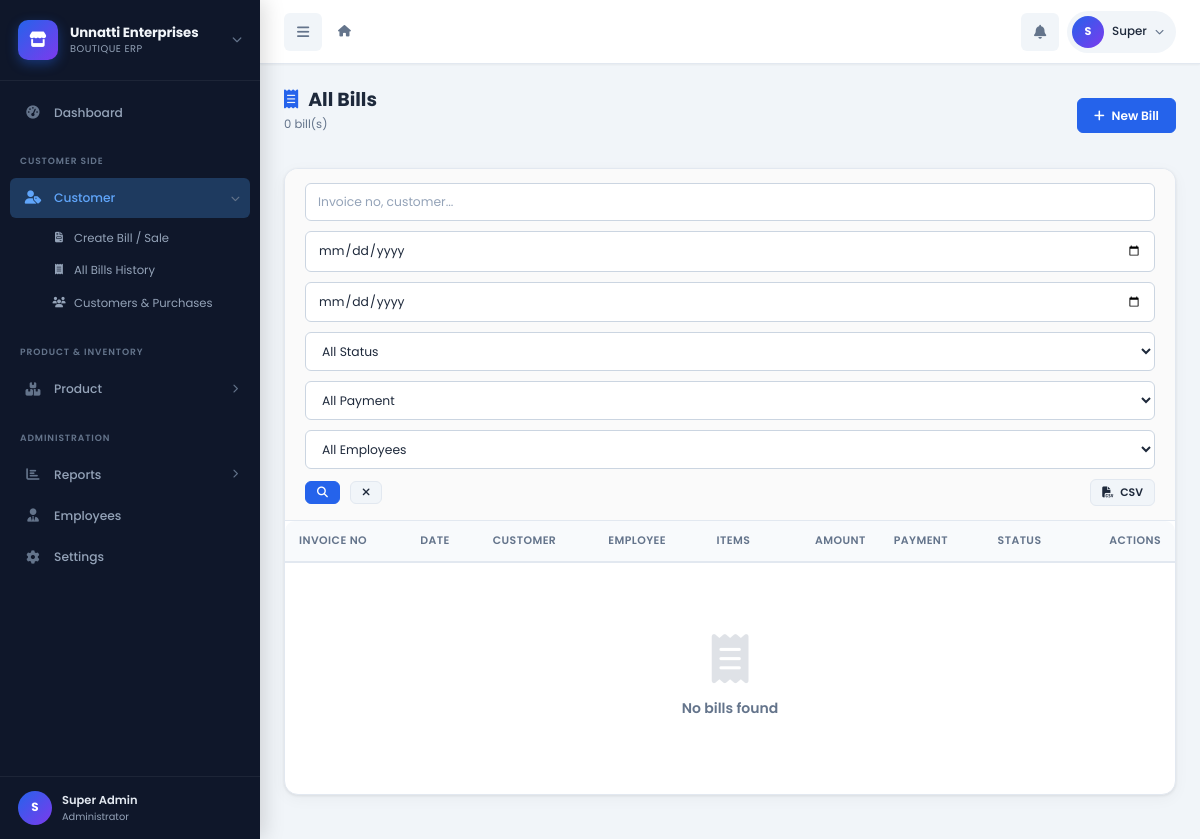
The page /admin/billing/index.php (signed in) on the database its author committed.
### tables this page shows
CREATE TABLE IF NOT EXISTS `users` (
  `id`                   INT AUTO_INCREMENT PRIMARY KEY,
  `employee_code`        VARCHAR(20)   UNIQUE,
  `full_name`            VARCHAR(100)  NOT NULL,
  `username`             VARCHAR(50)   UNIQUE NOT NULL,
  `password`             VARCHAR(255)  NOT NULL,
  `email`                VARCHAR(100)  DEFAULT NULL,
  `mobile`               VARCHAR(15)   DEFAULT NULL,
  `address`              TEXT,
  `role`                 ENUM('admin','employee') NOT NULL DEFAULT 'employee',
  `status`               ENUM('active','inactive') NOT NULL DEFAULT 'active',
  `joining_date`         DATE          DEFAULT NULL,
  `can_enter_stock`      TINYINT(1)    NOT NULL DEFAULT 1,
  `can_apply_discount`   TINYINT(1)    NOT NULL DEFAULT 0,
  `max_discount_pct`     DECIMAL(5,2)  NOT NULL DEFAULT 0.00,
  `last_login`           DATETIME      DEFAULT NULL,
  `created_by`           INT           DEFAULT NULL,
  `created_at`           TIMESTAMP     DEFAULT CURRENT_TIMESTAMP,
  `updated_at`           TIMESTAMP     DEFAULT CURRENT_TIMESTAMP ON UPDATE CURRENT_TIMESTAMP
);

### admin/billing/index.php (the view, shortened to what the rows shown need)
<?php
require_once dirname(dirname(__DIR__)) . '/config/config.php';
require_once dirname(dirname(__DIR__)) . '/includes/auth.php';
require_once dirname(dirname(__DIR__)) . '/includes/functions.php';
$employees = db()->fetchAll("SELECT id, full_name FROM users ORDER BY full_name");
include dirname(dirname(__DIR__)) . '/includes/header.php';
?>
<div class="page-header">
  <div class="page-header-left">
    <h1 class="page-title"><i class="fas fa-receipt text-primary" style="margin-right:10px"></i>All Bills</h1>
  </div>
</div>
<div class="card">
  <div class="table-wrapper">
    <table id="billsTable">
      <thead><tr><th>Invoice No</th><th>Date</th><th>Customer</th><th>Employee</th><th>Items</th><th class="text-right">Amount</th><th>Payment</th><th>Status</th><th class="text-right no-print">Actions</th></tr></thead>
    </table>
  </div>
</div>
<?php include dirname(dirname(__DIR__)) . '/includes/footer.php'; ?>

### includes/header.php (shortened to what the rows shown need)
<?php
require_once dirname(__DIR__) . '/config/config.php';
require_once dirname(__DIR__) . '/includes/auth.php';
require_once dirname(__DIR__) . '/includes/functions.php';
$user         = currentUser();
?>
<!DOCTYPE html>
<html lang="en">
<head>
    <link rel="stylesheet" href="https://cdnjs.cloudflare.com/ajax/libs/font-awesome/6.5.0/css/all.min.css">
    <link rel="stylesheet" href="<?= APP_URL ?>/assets/css/style.css">
</head>
<body>
<div class="wrapper" id="wrapper">
    <?php
    $role = $user['role'] ?? 'employee';
    if ($role === 'admin') {
        include dirname(__DIR__) . '/includes/sidebar.php';
    } else {
        include dirname(__DIR__) . '/includes/employee_sidebar.php';
    }
    ?>
    <div class="main-content" id="mainContent">
        <header class="topbar" id="topbar">
            <div class="topbar-right">
                <div class="topbar-item dropdown" id="userDropdown">
                    <button class="topbar-user-btn" onclick="toggleDropdown('userMenu')">
                        <div class="user-avatar"><?= strtoupper(substr($user['name'], 0, 1)) ?></div>
                        <span class="user-name"><?= e(explode(' ', $user['name'])[0]) ?></span>
                        <i class="fas fa-chevron-down"></i>
                    </button>
                </div>
            </div>
        </header>
        <div class="content-area" id="contentArea">

### includes/sidebar.php (shortened to what the rows shown need)
<?php
$currentPath = $_SERVER['PHP_SELF'] ?? '';
$appUrl = APP_URL;
$businessName = getSetting('business_name', 'Unnatti Enterprises');
$businessLogo = getSetting('business_logo', '');
$activeProfile = getActiveProfile();
function isNavActive(string $path, string $current): string {
    return (strpos($current, $path) !== false) ? ' active' : '';
}
?>
<nav class="sidebar" id="sidebar">
    <div class="sidebar-brand brand-clickable" id="brandDropdownTrigger" onclick="toggleBrandDropdown(event)" title="Click to switch profile">
        <div class="brand-logo">
            <?php if ($activeProfile === 'fashion_kingdom'): ?>
                <div class="brand-icon brand-icon-fk"><i class="fas fa-crown"></i></div>
            <?php else: ?>
                <?php if ($businessLogo && file_exists(UPLOAD_PATH . 'logos/' . $businessLogo)): ?>
                    <img src="<?= $appUrl ?>/uploads/logos/<?= e($businessLogo) ?>" alt="Logo">
                <?php else: ?>
                    <div class="brand-icon"><i class="fas fa-store"></i></div>
                <?php endif; ?>
            <?php endif; ?>
        </div>
        <div class="brand-info">
            <h4 class="brand-name"><?= $activeProfile === 'fashion_kingdom' ? 'Fashion Kingdom' : e($businessName) ?></h4>
            <span class="brand-tagline"><?= $activeProfile === 'fashion_kingdom' ? 'Supplier &amp; Mills' : 'Boutique ERP' ?></span>
        </div>
        <div class="brand-arrow">
            <i class="fas fa-chevron-down"></i>
        </div>
    </div>
    <div class="sidebar-nav">
        <ul class="sidebar-menu">
            <?php if ($activeProfile === 'fashion_kingdom'): ?>
                <li class="nav-section-label"><span>Supplier Operations</span></li>
                <li class="nav-item<?= isNavActive('/admin/purchases/add.php', $currentPath) ?>">
                    <a href="<?= $appUrl ?>/admin/purchases/add.php">
                        <span class="nav-icon"><i class="fas fa-plus-circle" style="color:#10b981"></i></span>
                        <span class="nav-text">Stock Inward Entry</span>
                    </a>
                </li>
                <li class="nav-item<?= isNavActive('/admin/purchases/materials.php', $currentPath) ?>">
                    <a href="<?= $appUrl ?>/admin/purchases/materials.php">
                        <span class="nav-icon"><i class="fas fa-scroll" style="color:#3b82f6"></i></span>
                        <span class="nav-text">Material Stock &amp; Inventory</span>
                    </a>
                </li>
                <li class="nav-item<?= isNavActive('/admin/purchases/material_movements.php', $currentPath) ?>">
                    <a href="<?= $appUrl ?>/admin/purchases/material_movements.php">
                        <span class="nav-icon"><i class="fas fa-exchange-alt" style="color:#f59e0b"></i></span>
                        <span class="nav-text">Material Stock Movements</span>
                    </a>
                </li>
                <li class="nav-item<?= (isNavActive('/admin/purchases/index.php', $currentPath) || isNavActive('/admin/purchases/view.php', $currentPath)) ?>">
                    <a href="<?= $appUrl ?>/admin/purchases/index.php">
                        <span class="nav-icon"><i class="fas fa-file-invoice" style="color:#06b6d4"></i></span>
                        <span class="nav-text">Supplier Bills History</span>
                    </a>
                </li>
                <li class="nav-item<?= isNavActive('/admin/suppliers', $currentPath) ?>">
                    <a href="<?= $appUrl ?>/admin/suppliers/index.php">
                        <span class="nav-icon"><i class="fas fa-truck" style="color:#a855f7"></i></span>
                        <span class="nav-text">Suppliers &amp; Mills Directory</span>
                    </a>
                </li>
            <?php else: ?>
                <li class="nav-item<?= isNavActive('/admin/dashboard', $currentPath) ?>">
                    <a href="<?= $appUrl ?>/admin/dashboard.php">
                        <span class="nav-icon"><i class="fas fa-tachometer-alt"></i></span>
                        <span class="nav-text">Dashboard</span>
                    </a>
                </li>
                <li class="nav-section-label"><span>Customer Side</span></li>
                <?php
                $isCustomerActive = (strpos($currentPath, '/admin/billing') !== false || strpos($currentPath, '/admin/customers') !== false);
                ?>
                <li class="nav-item<?= $isCustomerActive ? ' active' : '' ?> has-submenu">
                    <a href="#" class="submenu-toggle" onclick="toggleSubmenu(this)">
                        <span class="nav-icon"><i class="fas fa-user-tag"></i></span>
                        <span class="nav-text">Customer</span>
                        <span class="nav-arrow"><i class="fas fa-chevron-right"></i></span>
                    </a>
                    <ul class="submenu <?= $isCustomerActive ? 'open' : '' ?>">
                        <li><a href="<?= $appUrl ?>/admin/billing/create.php"><i class="fas fa-file-invoice"></i> Create Bill / Sale</a></li>
                        <li><a href="<?= $appUrl ?>/admin/billing/index.php"><i class="fas fa-receipt"></i> All Bills History</a></li>
                        <li><a href="<?= $appUrl ?>/admin/customers/index.php"><i class="fas fa-users"></i> Customers &amp; Purchases</a></li>
                    </ul>
                </li>
                <li class="nav-section-label"><span>Product &amp; Inventory</span></li>
                <?php
                $isProductActive = (strpos($currentPath, '/admin/products') !== false || strpos($currentPath, '/admin/stock') !== false || strpos($currentPath, '/admin/inventory') !== false);
                ?>
                <li class="nav-item<?= $isProductActive ? ' active' : '' ?> has-submenu">
                    <a href="#" class="submenu-toggle" onclick="toggleSubmenu(this)">
                        <span class="nav-icon"><i class="fas fa-boxes"></i></span>
                        <span class="nav-text">Product</span>
                        <span class="nav-arrow"><i class="fas fa-chevron-right"></i></span>
                    </a>
                </li>
                <li class="nav-section-label"><span>Administration</span></li>
                <li class="nav-item<?= isNavActive('/admin/reports', $currentPath) ?> has-submenu">
                    <a href="#" class="submenu-toggle" onclick="toggleSubmenu(this)">
                        <span class="nav-icon"><i class="fas fa-chart-bar"></i></span>
                        <span class="nav-text">Reports</span>
                        <span class="nav-arrow"><i class="fas fa-chevron-right"></i></span>
                    </a>
                </li>
                <li class="nav-item<?= isNavActive('/admin/employees', $currentPath) ?>">
                    <a href="<?= $appUrl ?>/admin/employees/index.php">
                        <span class="nav-icon"><i class="fas fa-user-tie"></i></span>
                        <span class="nav-text">Employees</span>
                    </a>
                </li>
                <li class="nav-item<?= isNavActive('/admin/settings', $currentPath) ?>">
                    <a href="<?= $appUrl ?>/admin/settings/index.php">
                        <span class="nav-icon"><i class="fas fa-cog"></i></span>
                        <span class="nav-text">Settings</span>
                    </a>
                </li>
            <?php endif; ?>
        </ul>
    </div>
    <div class="sidebar-footer">
        <div class="sidebar-user">
            <div class="user-avatar-sm"><?= strtoupper(substr($user['name'] ?? 'A', 0, 1)) ?></div>
            <div class="user-info">
                <span class="user-name-sm"><?= e($user['name'] ?? 'Admin') ?></span>
                <span class="user-role-sm">Administrator</span>
            </div>
        </div>
    </div>
</nav>

### rows shown on the page
users: full_name "S", full_name "Super Admin", full_name "Super"

### other values the page prints
$businessName "Unnatti Enterprises"
$total "0"
